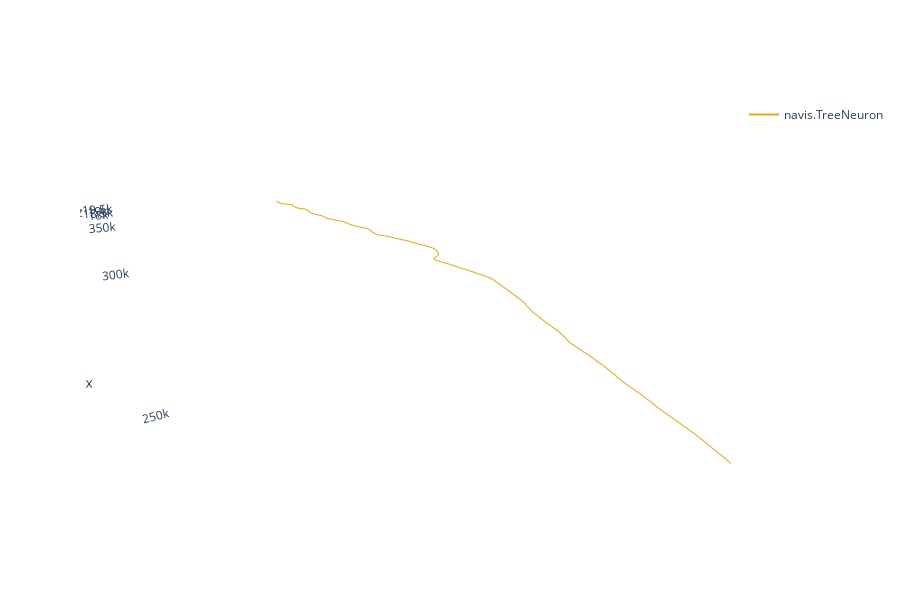

Notebook code for this chart:
### Code cell
# smooth the skeleton
skel_seg1_sm = navis.smooth_skeleton(skel_seg1, window=10, to_smooth=['x', 'y', 'z'])
fig = skel_seg1_sm.plot3d(backend='plotly', connectors=False)

### Figure 1 — Plotly figure (JSON) as saved in the notebook; plotly's stock layout.template omitted (floating-point values rounded to 4 significant figures; data arrays with more than 128 entries replaced by an {"elided": "..."} marker saying what was removed)
{"data": [{"hoverinfo": "none", "hovertext": " ", "legendgroup": "e85d8ec6-b844-4c8f-9240-47ceff8466ff", "line": {"color": "rgb(242.0,165.0,10.0)", "width": 2}, "mode": "lines", "name": "navis.TreeNeuron", "showlegend": true, "type": "scatter3d", "x": {"elided": "709 float values"}, "y": {"elided": "709 float values"}, "z": {"elided": "709 float values"}}, {"color": "rgb(242.0,165.0,10.0)", "hoverinfo": "name", "i": {"elided": "320 int values"}, "j": {"elided": "320 int values"}, "k": {"elided": "320 int values"}, "legendgroup": "e85d8ec6-b844-4c8f-9240-47ceff8466ff", "showlegend": false, "type": "mesh3d", "x": {"elided": "162 float values"}, "y": {"elided": "162 float values"}, "z": {"elided": "162 float values"}}], "layout": {"autosize": true, "height": 600, "paper_bgcolor": "rgba(0,0,0,0)", "plot_bgcolor": "rgba(0,0,0,0)", "scene": {"aspectmode": "data", "aspectratio": {"x": 1, "y": 1, "z": 1}, "camera": {"eye": {"x": -1.743, "y": 1.071, "z": 0.71}, "up": {"x": 0, "y": 0, "z": 1}}, "xaxis": {"backgroundcolor": "rgb(240, 240, 240)", "gridcolor": "rgb(255, 255, 255)", "showbackground": false, "showgrid": false, "showline": false, "zerolinecolor": "rgb(255, 255, 255)"}, "yaxis": {"backgroundcolor": "rgb(240, 240, 240)", "gridcolor": "rgb(255, 255, 255)", "showbackground": false, "showgrid": false, "showline": false, "zerolinecolor": "rgb(255, 255, 255)"}, "zaxis": {"backgroundcolor": "rgb(240, 240, 240)", "gridcolor": "rgb(255, 255, 255)", "showbackground": false, "showgrid": false, "showline": false, "zerolinecolor": "rgb(255, 255, 255)"}}}}
